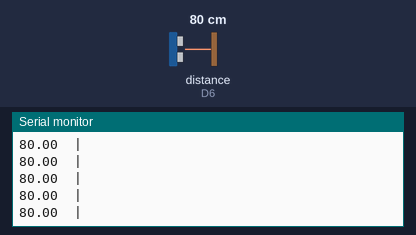
Recording of a sketch running on a simulated ESP8266 (Wemos D1 mini). Parts: the last lines printed to the serial monitor. The inputs (shaded band) are chosen by the test bench; at power-on: distance to the obstacle (sensor on D6) 80 cm.

Above: at 1.2 s.
1.3 s: distance to the obstacle (sensor on D6) set to 250 cm
At 1.9 s:
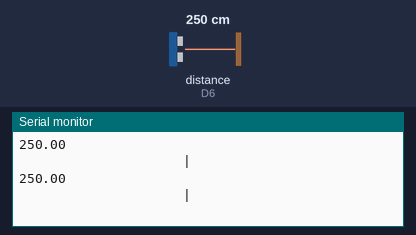
3.2 s: distance to the obstacle (sensor on D6) set to 299 cm
At 3.9 s:
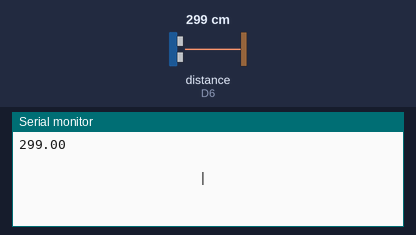

Measured:
- after the input at 1.3 s, the serial monitor: prints a new line at once (image 1)
- after the input at 3.2 s, the serial monitor: prints a new line at once (image 2)

The sketch:

Ultrasonoc-Distance-Sensor-HC-SR04.ino
```cpp
#include <HCSR04.h>

UltraSonicDistanceSensor distanceSensor(D5, D6);  // Initialize sensor that uses digital pins 13 and 12.

void setup () {
  Serial.begin(115200);  // We initialize serial connection so that we could print values from sensor.
}

void loop () {
  // Every 500 miliseconds, do a measurement using the sensor and print the distance in centimeters.
  float dist = distanceSensor.measureDistanceCm();
  Serial.print(dist);

  Serial.print("\t");

  for ( int i = 190 ; i < dist; i++) {
    Serial.print(" ");
  }

  Serial.println("|");

  delay(10);
}
```
